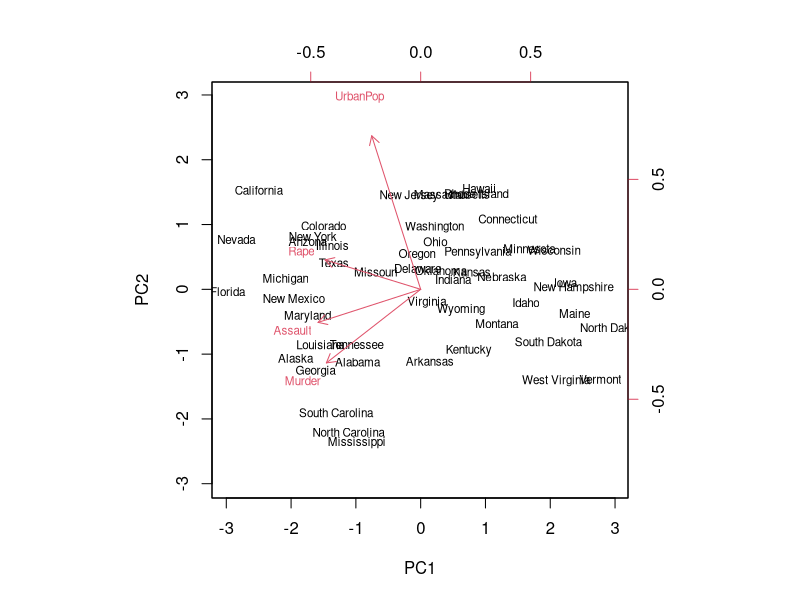
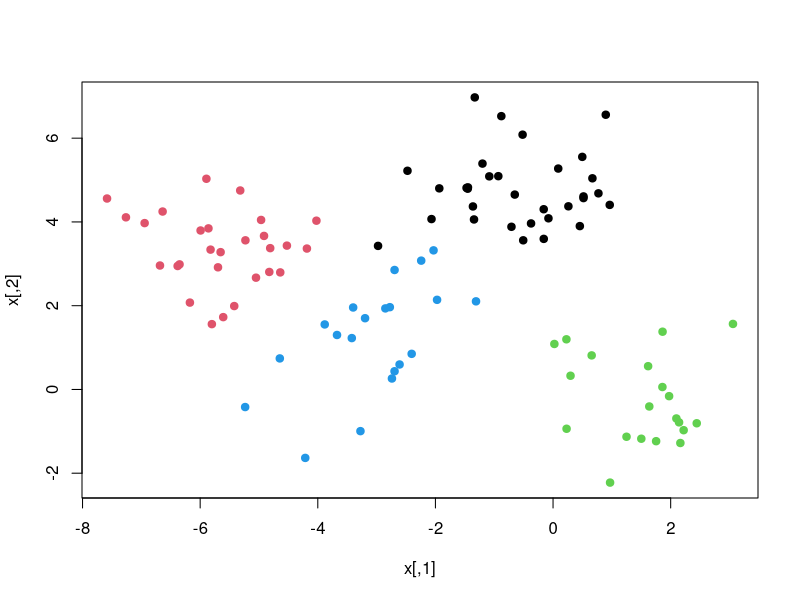
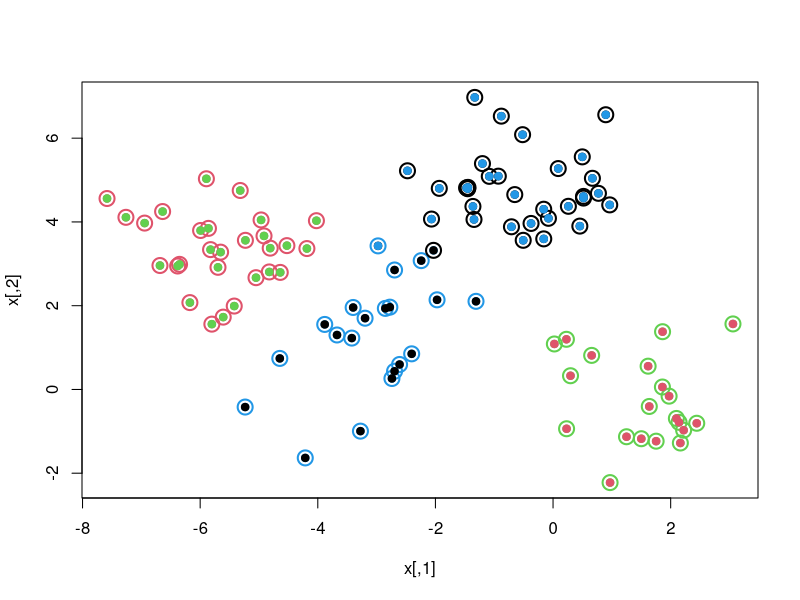
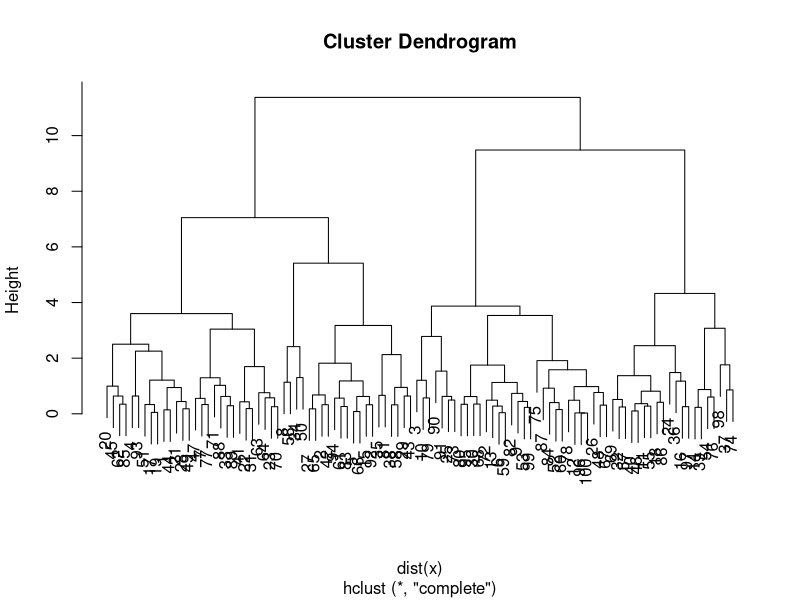
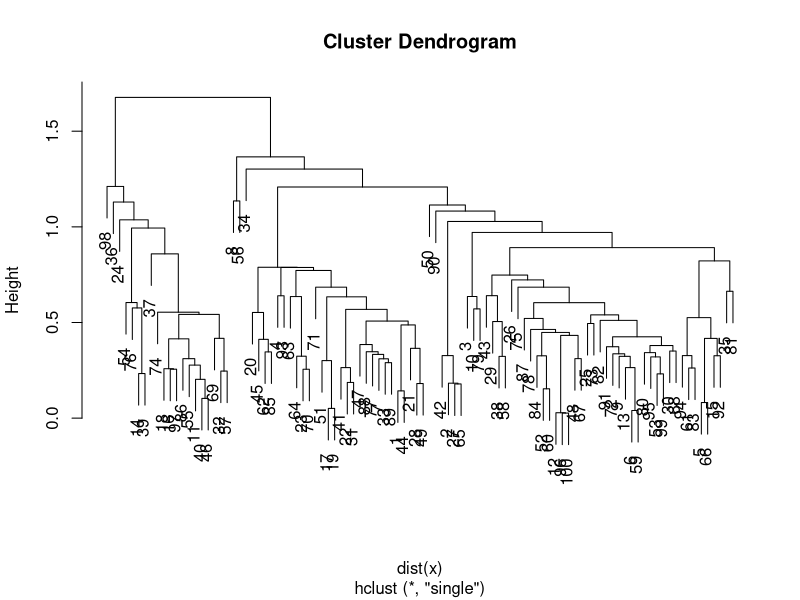
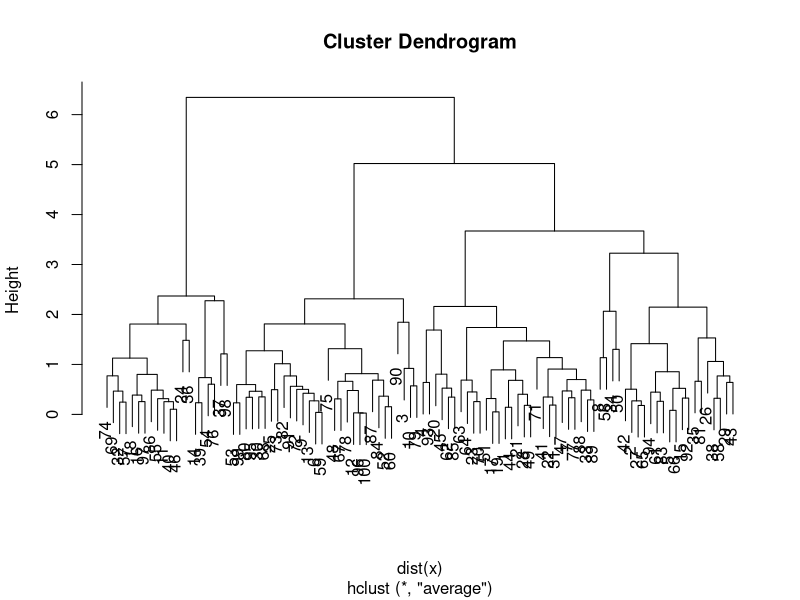
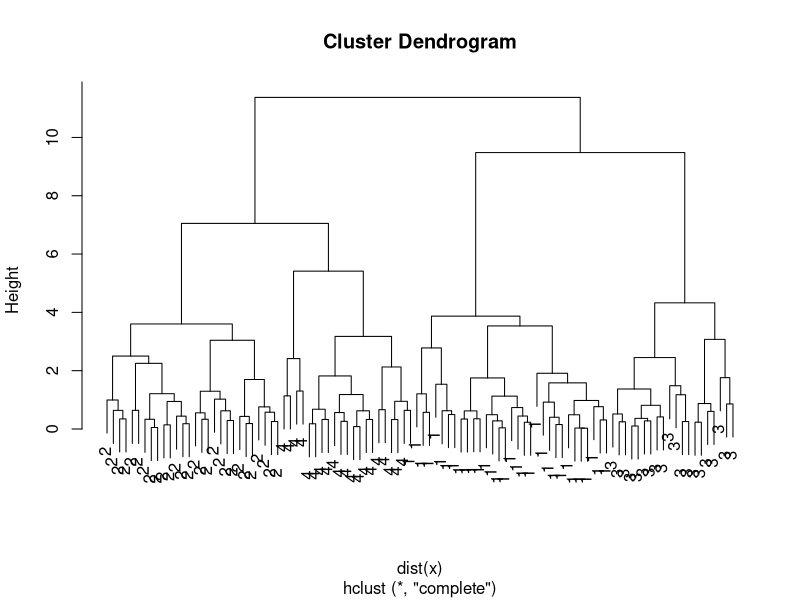

The R source for these figures, in order:
dimnames(USArrests)
data("USArrests")
apply(USArrests,2,mean)
apply(USArrests,2,var)

pca.out = prcomp(USArrests,scale = T)
pca.out 
names(pca.out)
biplot(pca.out,scale=0, cex=.7)

# k-means
set.seed(101)
x= matrix(rnorm(100*2),100,2)
xmean = matrix(rnorm(8,sd=4),4,2)
which = sample(1:4,100, replace = T)
x=x+xmean[which,]
plot(x,col=which, pch=19)

km.out =kmeans(x,4,nstart = 15)
km.out
plot(x,col=km.out$cluster, pch=1, lwd=2, cex=2)
points(x,col=which,pch=19)
points(x,col=c(4,3,2,1)[which],pch=19)


# hierchal learning

hc.complete= hclust(dist(x), method = 'complete')
plot(hc.complete)
hc.single= hclust(dist(x), method = 'single')
plot(hc.single)
hc.average= hclust(dist(x), method = 'average')
plot(hc.average)

hc.cut = cutree(hc.complete,4)
table(hc.cut, which)
table(hc.cut, km.out$cluster)

plot(hc.complete,labels=which)
